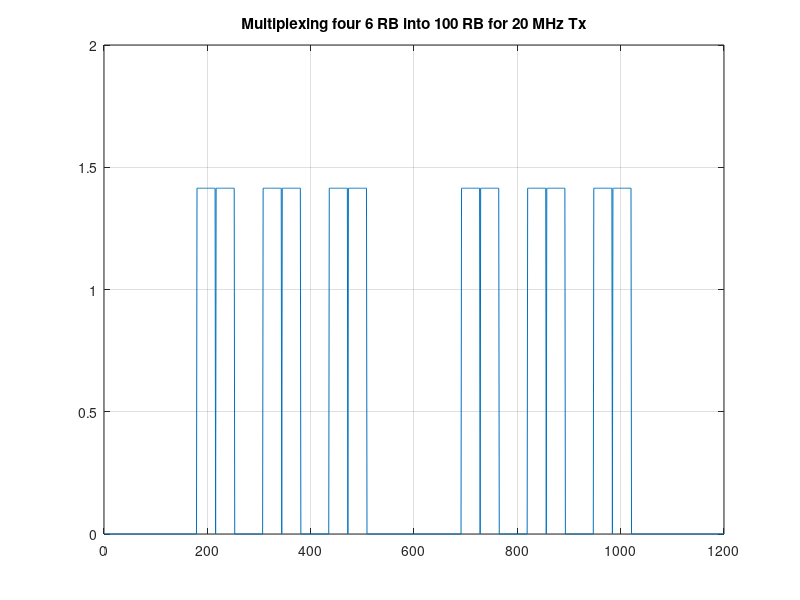
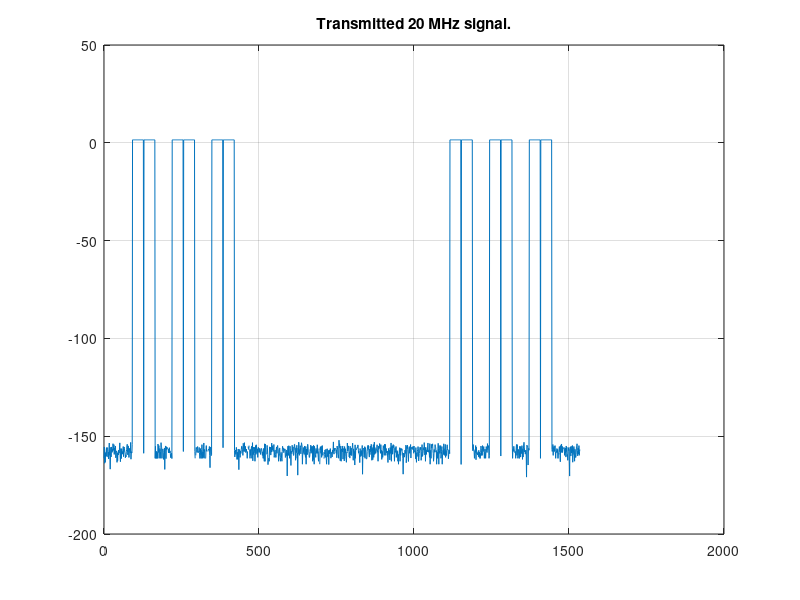
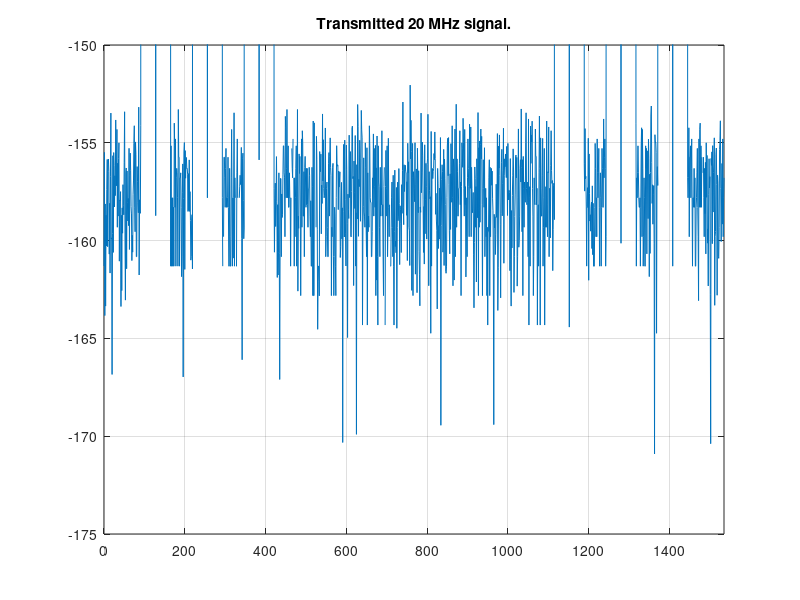
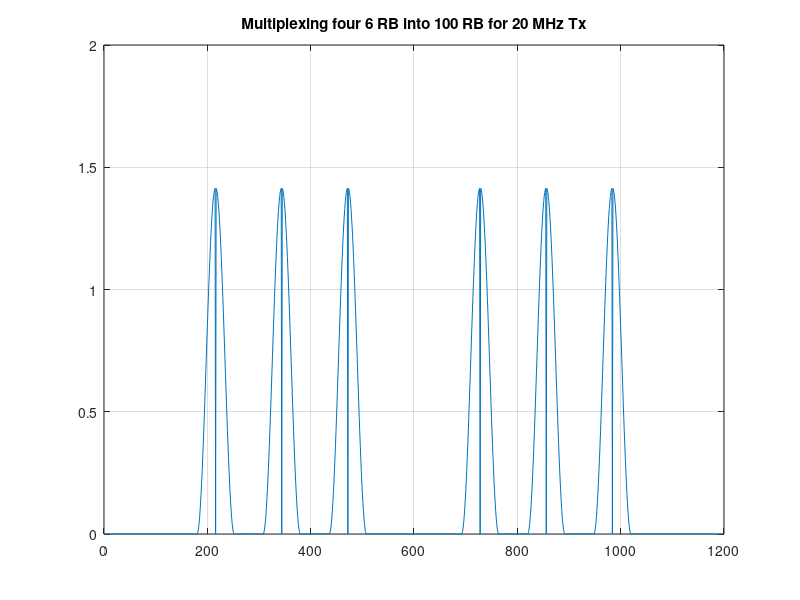

MATLAB code for these plots, in order:
% Proof of concept McF-TDMA proposal.
close all; clear all;clc;

rng(140281)

% ----------------------- Definitions --------------------------
enable_dc_carrier = true;

sc_spacing = 15e3;
freq_offset_1dot4MHz_in_20MHz = 128*15000; % offset in Hz: 1.92 MHz

num_sc_per_RB = 12;
num_sc_6RB = 6*num_sc_per_RB;
num_sc_100RB = 100*num_sc_per_RB;

nfft_20MHz_standard = 2048;
len_cp_20MHz_standard = 144; % Fisrt OFDM symbol 160, subsequently ones, 144.
sampling_rate_20MHz_standard = 30.72e6;

nfft_20MHz = 1536;
len_cp_20MHz = len_cp_20MHz_standard*nfft_20MHz/nfft_20MHz_standard;
sampling_rate_20MHz = sampling_rate_20MHz_standard*nfft_20MHz/nfft_20MHz_standard;

% Baseband FIR for 1.4MHz Rx,
fir_coef = fir1(512, 1.4e6/sampling_rate_20MHz).';
len_fir_half = (length(fir_coef)-1)/2;
%freqz(fir_coef,1,512)

nfft_1dot4MHz = 128;
len_cp_1dot4MHz = len_cp_20MHz_standard*nfft_1dot4MHz/nfft_20MHz_standard;
sampling_rate_1dot4MHz = sampling_rate_20MHz_standard*nfft_1dot4MHz/nfft_20MHz_standard;

% Baseband FIR for 1.08 MHz Rx at 1.92 MHz,
fir_coef2 = fir1(512, (72*15000)/sampling_rate_1dot4MHz).';
len_fir_half2 = (length(fir_coef2)-1)/2;
%freqz(fir_coef2,1,512)

M = (nfft_20MHz/nfft_1dot4MHz);

% ---Signal #0: fake frequency subcarrier(data/pilot/pss/sss/etc) of 1.4M BW 6RB----
signal0_1dot4MHz_6RB = sign(randn(num_sc_6RB,1)) + 1i.*sign(randn(num_sc_6RB,1));

% ---Signal #1: fake frequency subcarrier(data/pilot/pss/sss/etc) of 1.4M BW 6RB----
signal1_1dot4MHz_6RB = sign(randn(num_sc_6RB,1)) + 1i.*sign(randn(num_sc_6RB,1));

% ---Signal #2: fake frequency subcarrier(data/pilot/pss/sss/etc) of 1.4M BW 6RB----
signal2_1dot4MHz_6RB = sign(randn(num_sc_6RB,1)) + 1i.*sign(randn(num_sc_6RB,1));

% ---Signal #3: fake frequency subcarrier(data/pilot/pss/sss/etc) of 1.4M BW 6RB----
signal3_1dot4MHz_6RB = sign(randn(num_sc_6RB,1)) + 1i.*sign(randn(num_sc_6RB,1));

% ---Signal #2: fake frequency subcarrier(data/pilot/pss/sss/etc) of 1.4M BW 6RB----
signal4_1dot4MHz_6RB = sign(randn(num_sc_6RB,1)) + 1i.*sign(randn(num_sc_6RB,1));

% ---Signal #3: fake frequency subcarrier(data/pilot/pss/sss/etc) of 1.4M BW 6RB----
signal5_1dot4MHz_6RB = sign(randn(num_sc_6RB,1)) + 1i.*sign(randn(num_sc_6RB,1));

% -------------- Signal #0: 1.4MHz LTE TX: 1 CP + 1 OFDM symbol ----------------------
freq_sc_1dot4MHz = [0;signal0_1dot4MHz_6RB((num_sc_6RB/2)+1:end); zeros(nfft_1dot4MHz-num_sc_6RB-1,1); signal0_1dot4MHz_6RB(1:(num_sc_6RB/2))];
ofdm_symbol_1dot4MHz = ifft(freq_sc_1dot4MHz, nfft_1dot4MHz);
ofdm_symbol0_with_cp_1dot4MHz = [ofdm_symbol_1dot4MHz((end-(len_cp_1dot4MHz-1)):end); ofdm_symbol_1dot4MHz];

% -------------- Signal #1: 1.4MHz LTE TX: 1 CP + 1 OFDM symbol ----------------------
freq_sc_1dot4MHz = [0;signal1_1dot4MHz_6RB((num_sc_6RB/2)+1:end); zeros(nfft_1dot4MHz-num_sc_6RB-1,1); signal1_1dot4MHz_6RB(1:(num_sc_6RB/2))];
ofdm_symbol_1dot4MHz = ifft(freq_sc_1dot4MHz, nfft_1dot4MHz);
ofdm_symbol1_with_cp_1dot4MHz = [ofdm_symbol_1dot4MHz((end-(len_cp_1dot4MHz-1)):end); ofdm_symbol_1dot4MHz];

% -------------- Signal #2: 1.4MHz LTE TX: 1 CP + 1 OFDM symbol ----------------------
freq_sc_1dot4MHz = [0;signal2_1dot4MHz_6RB((num_sc_6RB/2)+1:end); zeros(nfft_1dot4MHz-num_sc_6RB-1,1); signal2_1dot4MHz_6RB(1:(num_sc_6RB/2))];
ofdm_symbol_1dot4MHz = ifft(freq_sc_1dot4MHz, nfft_1dot4MHz);
ofdm_symbol2_with_cp_1dot4MHz = [ofdm_symbol_1dot4MHz((end-(len_cp_1dot4MHz-1)):end); ofdm_symbol_1dot4MHz];

% -------------- Signal #3: 1.4MHz LTE TX: 1 CP + 1 OFDM symbol ----------------------
freq_sc_1dot4MHz = [0;signal3_1dot4MHz_6RB((num_sc_6RB/2)+1:end); zeros(nfft_1dot4MHz-num_sc_6RB-1,1); signal3_1dot4MHz_6RB(1:(num_sc_6RB/2))];
ofdm_symbol_1dot4MHz = ifft(freq_sc_1dot4MHz, nfft_1dot4MHz);
ofdm_symbol3_with_cp_1dot4MHz = [ofdm_symbol_1dot4MHz((end-(len_cp_1dot4MHz-1)):end); ofdm_symbol_1dot4MHz];

% -------------- Signal #4: 1.4MHz LTE TX: 1 CP + 1 OFDM symbol ----------------------
freq_sc_1dot4MHz = [0;signal4_1dot4MHz_6RB((num_sc_6RB/2)+1:end); zeros(nfft_1dot4MHz-num_sc_6RB-1,1); signal4_1dot4MHz_6RB(1:(num_sc_6RB/2))];
ofdm_symbol_1dot4MHz = ifft(freq_sc_1dot4MHz, nfft_1dot4MHz);
ofdm_symbol4_with_cp_1dot4MHz = [ofdm_symbol_1dot4MHz((end-(len_cp_1dot4MHz-1)):end); ofdm_symbol_1dot4MHz];

% -------------- Signal #5: 1.4MHz LTE TX: 1 CP + 1 OFDM symbol ----------------------
freq_sc_1dot4MHz = [0;signal5_1dot4MHz_6RB((num_sc_6RB/2)+1:end); zeros(nfft_1dot4MHz-num_sc_6RB-1,1); signal5_1dot4MHz_6RB(1:(num_sc_6RB/2))];
ofdm_symbol_1dot4MHz = ifft(freq_sc_1dot4MHz, nfft_1dot4MHz);
ofdm_symbol5_with_cp_1dot4MHz = [ofdm_symbol_1dot4MHz((end-(len_cp_1dot4MHz-1)):end); ofdm_symbol_1dot4MHz];

% ------------------------------------------------------------------------
% Generate four 1.4 MHz LTE signals at different channels via frequency domain
% Multiplexing through single 20 MHz LTE transmitter.

sc_idx_offset = (freq_offset_1dot4MHz_in_20MHz/sc_spacing);
% subcarrier idx for -3*1.92 MHz offset in 20MHz LTE
sc_sp_n5dot76MHz = (num_sc_100RB/2)-(3*sc_idx_offset)-(num_sc_6RB/2);
sc_ep_n5dot76MHz = (num_sc_100RB/2)-(3*sc_idx_offset)+(num_sc_6RB/2);
% subcarrier idx for -2*1.92 MHz offset in 20MHz LTE
sc_sp_n3dot84MHz = (num_sc_100RB/2)-(2*sc_idx_offset)-(num_sc_6RB/2);
sc_ep_n3dot84MHz = (num_sc_100RB/2)-(2*sc_idx_offset)+(num_sc_6RB/2);
% subcarrier idx for -1*1.92 MHz offset in 20MHz LTE
sc_sp_n1dot92MHz = (num_sc_100RB/2)-sc_idx_offset-(num_sc_6RB/2);
sc_ep_n1dot92MHz = (num_sc_100RB/2)-sc_idx_offset+(num_sc_6RB/2);
% subcarrier idx for +1*1.92 MHz offset in 20MHz LTE
sc_sp_p1dot92MHz = (num_sc_100RB/2)+sc_idx_offset-(num_sc_6RB/2);
sc_ep_p1dot92MHz = (num_sc_100RB/2)+sc_idx_offset+(num_sc_6RB/2);
% subcarrier idx for +2*1.92 MHz offset in 20MHz LTE
sc_sp_p3dot84MHz = (num_sc_100RB/2)+(2*sc_idx_offset)-(num_sc_6RB/2);
sc_ep_p3dot84MHz = (num_sc_100RB/2)+(2*sc_idx_offset)+(num_sc_6RB/2);
% subcarrier idx for +3*1.92 MHz offset in 20MHz LTE
sc_sp_p5dot76MHz = (num_sc_100RB/2)+(3*sc_idx_offset)-(num_sc_6RB/2);
sc_ep_p5dot76MHz = (num_sc_100RB/2)+(3*sc_idx_offset)+(num_sc_6RB/2);

% Frequency domain multiplexing of four 1.4 MHz LTE into subcarrier of 20 MHz LTE.
% Subcarrier mapping.
s_20MHz_100RB = zeros(num_sc_100RB,1);
if(enable_dc_carrier)
    s_20MHz_100RB(sc_sp_n5dot76MHz:sc_ep_n5dot76MHz) = [signal4_1dot4MHz_6RB(1:num_sc_6RB/2);0;signal4_1dot4MHz_6RB((num_sc_6RB/2)+1:end)];
    s_20MHz_100RB(sc_sp_n3dot84MHz:sc_ep_n3dot84MHz) = [signal0_1dot4MHz_6RB(1:num_sc_6RB/2);0;signal0_1dot4MHz_6RB((num_sc_6RB/2)+1:end)];
    s_20MHz_100RB(sc_sp_n1dot92MHz:sc_ep_n1dot92MHz) = [signal1_1dot4MHz_6RB(1:num_sc_6RB/2);0;signal1_1dot4MHz_6RB((num_sc_6RB/2)+1:end)];
    s_20MHz_100RB(sc_sp_p1dot92MHz:sc_ep_p1dot92MHz) = [signal2_1dot4MHz_6RB(1:num_sc_6RB/2);0;signal2_1dot4MHz_6RB((num_sc_6RB/2)+1:end)];
    s_20MHz_100RB(sc_sp_p3dot84MHz:sc_ep_p3dot84MHz) = [signal3_1dot4MHz_6RB(1:num_sc_6RB/2);0;signal3_1dot4MHz_6RB((num_sc_6RB/2)+1:end)];
    s_20MHz_100RB(sc_sp_p5dot76MHz:sc_ep_p5dot76MHz) = [signal5_1dot4MHz_6RB(1:num_sc_6RB/2);0;signal5_1dot4MHz_6RB((num_sc_6RB/2)+1:end)];
else
    s_20MHz_100RB(sc_sp_n5dot76MHz:sc_ep_n5dot76MHz) = [signal4_1dot4MHz_6RB(1:num_sc_6RB/2);signal4_1dot4MHz_6RB(1);signal4_1dot4MHz_6RB((num_sc_6RB/2)+1:end)];
    s_20MHz_100RB(sc_sp_n3dot84MHz:sc_ep_n3dot84MHz) = [signal0_1dot4MHz_6RB(1:num_sc_6RB/2);signal0_1dot4MHz_6RB(1);signal0_1dot4MHz_6RB((num_sc_6RB/2)+1:end)];
    s_20MHz_100RB(sc_sp_n1dot92MHz:sc_ep_n1dot92MHz) = [signal1_1dot4MHz_6RB(1:num_sc_6RB/2);signal1_1dot4MHz_6RB(1);signal1_1dot4MHz_6RB((num_sc_6RB/2)+1:end)];
    s_20MHz_100RB(sc_sp_p1dot92MHz:sc_ep_p1dot92MHz) = [signal2_1dot4MHz_6RB(1:num_sc_6RB/2);signal2_1dot4MHz_6RB(1);signal2_1dot4MHz_6RB((num_sc_6RB/2)+1:end)];
    s_20MHz_100RB(sc_sp_p3dot84MHz:sc_ep_p3dot84MHz) = [signal3_1dot4MHz_6RB(1:num_sc_6RB/2);signal3_1dot4MHz_6RB(1);signal3_1dot4MHz_6RB((num_sc_6RB/2)+1:end)];
    s_20MHz_100RB(sc_sp_p5dot76MHz:sc_ep_p5dot76MHz) = [signal5_1dot4MHz_6RB(1:num_sc_6RB/2);signal5_1dot4MHz_6RB(1);signal5_1dot4MHz_6RB((num_sc_6RB/2)+1:end)];
end

figure; 
plot((abs(s_20MHz_100RB))); 
title('Multiplexing four 6 RB into 100 RB for 20 MHz Tx');
grid on;

% -------------- 20 MHz LTE Tx: 1 CP + 1 OFDM symbol ----------------------
freq_sc_20MHz = [s_20MHz_100RB(((num_sc_100RB/2)):end); zeros(nfft_20MHz-num_sc_100RB,1); s_20MHz_100RB(1:(num_sc_100RB/2)-1)];
ofdm_symbol_20MHz = ifft(freq_sc_20MHz,nfft_20MHz).*(nfft_20MHz/nfft_1dot4MHz);
ofdm_symbol_with_cp_20MHz = [ofdm_symbol_20MHz((end-(len_cp_20MHz-1)):end); ofdm_symbol_20MHz];

tx_20MHz_signal = fft(ofdm_symbol_20MHz,nfft_20MHz);
figure
plot(0:1:nfft_20MHz-1,10*log10(abs(tx_20MHz_signal/(nfft_20MHz/nfft_1dot4MHz))))
title('Transmitted 20 MHz signal.')
grid on;

figure
plot(0:1:nfft_20MHz-1,10*log10(abs(tx_20MHz_signal/(nfft_20MHz/nfft_1dot4MHz))))
axis([0 (nfft_20MHz-1) -175 -150])
title('Transmitted 20 MHz signal.')
grid on;


distortion_vector = complex(zeros(1,nfft_20MHz - 6*(72 + 1)), zeros(1,nfft_20MHz - 6*(72 + 1)));
signal_position_vector = [sc_sp_n5dot76MHz:sc_ep_n5dot76MHz sc_sp_n3dot84MHz:sc_ep_n3dot84MHz sc_sp_n1dot92MHz:sc_ep_n1dot92MHz sc_sp_p1dot92MHz:sc_ep_p1dot92MHz sc_sp_p3dot84MHz:sc_ep_p3dot84MHz sc_sp_p5dot76MHz:sc_ep_p5dot76MHz];
idx = 0;
for i=1:1:nfft_20MHz
    
    is_empty = find(i == signal_position_vector);
    if(isempty(is_empty)==0)
        a=1;
    end
    if(isempty(is_empty)==1)
        idx = idx + 1;
        value = tx_20MHz_signal(i);
        distortion_vector(idx) = value;
    end
    
end


%% ************** Windowing ***********************
L = length(signal0_1dot4MHz_6RB);
%window = hamming(L);
%window = blackman(L);
%window = window(@kaiser,L,0.1);
%window = kaiser(L, 10.0);
window = hann(L);

signal0_1dot4MHz_6RB_wind = signal0_1dot4MHz_6RB.*window;

signal1_1dot4MHz_6RB_wind = signal1_1dot4MHz_6RB.*window;

signal2_1dot4MHz_6RB_wind = signal2_1dot4MHz_6RB.*window;

signal3_1dot4MHz_6RB_wind = signal3_1dot4MHz_6RB.*window;

signal4_1dot4MHz_6RB_wind = signal4_1dot4MHz_6RB.*window;

signal5_1dot4MHz_6RB_wind = signal5_1dot4MHz_6RB.*window;

% Frequency domain multiplexing of four 1.4 MHz LTE into subcarrier of 20 MHz LTE.
% Subcarrier mapping.
s_20MHz_100RB = zeros(num_sc_100RB,1);
if(enable_dc_carrier)
s_20MHz_100RB(sc_sp_n5dot76MHz:sc_ep_n5dot76MHz) = [signal4_1dot4MHz_6RB_wind(1:num_sc_6RB/2);0;signal4_1dot4MHz_6RB_wind((num_sc_6RB/2)+1:end)];
s_20MHz_100RB(sc_sp_n3dot84MHz:sc_ep_n3dot84MHz) = [signal0_1dot4MHz_6RB_wind(1:num_sc_6RB/2);0;signal0_1dot4MHz_6RB_wind((num_sc_6RB/2)+1:end)];
s_20MHz_100RB(sc_sp_n1dot92MHz:sc_ep_n1dot92MHz) = [signal1_1dot4MHz_6RB_wind(1:num_sc_6RB/2);0;signal1_1dot4MHz_6RB_wind((num_sc_6RB/2)+1:end)];
s_20MHz_100RB(sc_sp_p1dot92MHz:sc_ep_p1dot92MHz) = [signal2_1dot4MHz_6RB_wind(1:num_sc_6RB/2);0;signal2_1dot4MHz_6RB_wind((num_sc_6RB/2)+1:end)];
s_20MHz_100RB(sc_sp_p3dot84MHz:sc_ep_p3dot84MHz) = [signal3_1dot4MHz_6RB_wind(1:num_sc_6RB/2);0;signal3_1dot4MHz_6RB_wind((num_sc_6RB/2)+1:end)];
s_20MHz_100RB(sc_sp_p5dot76MHz:sc_ep_p5dot76MHz) = [signal5_1dot4MHz_6RB_wind(1:num_sc_6RB/2);0;signal5_1dot4MHz_6RB_wind((num_sc_6RB/2)+1:end)];
else
s_20MHz_100RB(sc_sp_n5dot76MHz:sc_ep_n5dot76MHz) = [signal4_1dot4MHz_6RB_wind(1:num_sc_6RB/2);signal4_1dot4MHz_6RB_wind(36);signal4_1dot4MHz_6RB_wind((num_sc_6RB/2)+1:end)];
s_20MHz_100RB(sc_sp_n3dot84MHz:sc_ep_n3dot84MHz) = [signal0_1dot4MHz_6RB_wind(1:num_sc_6RB/2);signal0_1dot4MHz_6RB_wind(36);signal0_1dot4MHz_6RB_wind((num_sc_6RB/2)+1:end)];
s_20MHz_100RB(sc_sp_n1dot92MHz:sc_ep_n1dot92MHz) = [signal1_1dot4MHz_6RB_wind(1:num_sc_6RB/2);signal1_1dot4MHz_6RB_wind(36);signal1_1dot4MHz_6RB_wind((num_sc_6RB/2)+1:end)];
s_20MHz_100RB(sc_sp_p1dot92MHz:sc_ep_p1dot92MHz) = [signal2_1dot4MHz_6RB_wind(1:num_sc_6RB/2);signal2_1dot4MHz_6RB_wind(36);signal2_1dot4MHz_6RB_wind((num_sc_6RB/2)+1:end)];
s_20MHz_100RB(sc_sp_p3dot84MHz:sc_ep_p3dot84MHz) = [signal3_1dot4MHz_6RB_wind(1:num_sc_6RB/2);signal3_1dot4MHz_6RB_wind(36);signal3_1dot4MHz_6RB_wind((num_sc_6RB/2)+1:end)];
s_20MHz_100RB(sc_sp_p5dot76MHz:sc_ep_p5dot76MHz) = [signal5_1dot4MHz_6RB_wind(1:num_sc_6RB/2);signal5_1dot4MHz_6RB_wind(36);signal5_1dot4MHz_6RB_wind((num_sc_6RB/2)+1:end)];    
end

figure; 
plot((abs(s_20MHz_100RB))); 
title('Multiplexing four 6 RB into 100 RB for 20 MHz Tx');
grid on;

% -------------- 20 MHz LTE Tx: 1 CP + 1 OFDM symbol ----------------------
freq_sc_20MHz = [s_20MHz_100RB(((num_sc_100RB/2)):end); zeros(nfft_20MHz-num_sc_100RB,1); s_20MHz_100RB(1:(num_sc_100RB/2)-1)];
ofdm_symbol_20MHz = ifft(freq_sc_20MHz,nfft_20MHz).*(nfft_20MHz/nfft_1dot4MHz);
ofdm_symbol_with_cp_20MHz = [ofdm_symbol_20MHz((end-(len_cp_20MHz-1)):end); ofdm_symbol_20MHz];

tx_20MHz_signal = fft(ofdm_symbol_20MHz,nfft_20MHz);
figure
plot(0:1:nfft_20MHz-1,10*log10(abs(tx_20MHz_signal/(nfft_20MHz/nfft_1dot4MHz))))
title('Transmitted 20 MHz signal.')
grid on;

figure
plot(0:1:nfft_20MHz-1,10*log10(abs(tx_20MHz_signal/(nfft_20MHz/nfft_1dot4MHz))))
axis([0 (nfft_20MHz-1) -175 -150])
title('Transmitted 20 MHz signal.')
grid on;
